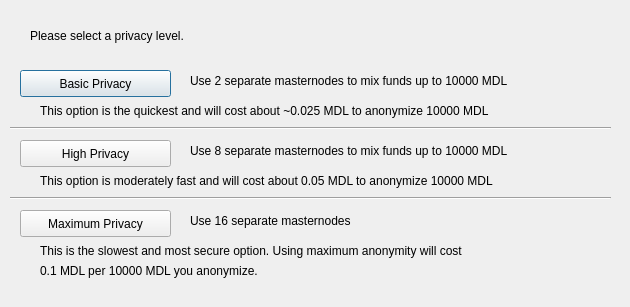
<?xml version="1.0" encoding="UTF-8"?>
<ui version="4.0">
 <class>ObfuscationConfig</class>
 <widget class="QDialog" name="ObfuscationConfig">
  <property name="geometry">
   <rect>
    <x>0</x>
    <y>0</y>
    <width>630</width>
    <height>307</height>
   </rect>
  </property>
  <property name="windowTitle">
   <string>Configure Obfuscation</string>
  </property>
  <widget class="QPushButton" name="buttonBasic">
   <property name="geometry">
    <rect>
     <x>20</x>
     <y>70</y>
     <width>151</width>
     <height>27</height>
    </rect>
   </property>
   <property name="text">
    <string>Basic Privacy</string>
   </property>
  </widget>
  <widget class="QPushButton" name="buttonHigh">
   <property name="geometry">
    <rect>
     <x>20</x>
     <y>140</y>
     <width>151</width>
     <height>27</height>
    </rect>
   </property>
   <property name="text">
    <string>High Privacy</string>
   </property>
  </widget>
  <widget class="QPushButton" name="buttonMax">
   <property name="geometry">
    <rect>
     <x>20</x>
     <y>210</y>
     <width>151</width>
     <height>27</height>
    </rect>
   </property>
   <property name="text">
    <string>Maximum Privacy</string>
   </property>
  </widget>
  <widget class="QLabel" name="label">
   <property name="geometry">
    <rect>
     <x>30</x>
     <y>20</y>
     <width>571</width>
     <height>31</height>
    </rect>
   </property>
   <property name="text">
    <string>Please select a privacy level.</string>
   </property>
  </widget>
  <widget class="QLabel" name="label_2">
   <property name="geometry">
    <rect>
     <x>190</x>
     <y>70</y>
     <width>421</width>
     <height>21</height>
    </rect>
   </property>
   <property name="text">
    <string>Use 2 separate masternodes to mix funds up to 10000 MDL</string>
   </property>
  </widget>
  <widget class="QLabel" name="label_3">
   <property name="geometry">
    <rect>
     <x>190</x>
     <y>140</y>
     <width>411</width>
     <height>21</height>
    </rect>
   </property>
   <property name="text">
    <string>Use 8 separate masternodes to mix funds up to 10000 MDL</string>
   </property>
  </widget>
  <widget class="QLabel" name="label_4">
   <property name="geometry">
    <rect>
     <x>190</x>
     <y>210</y>
     <width>421</width>
     <height>21</height>
    </rect>
   </property>
   <property name="text">
    <string>Use 16 separate masternodes</string>
   </property>
  </widget>
  <widget class="QLabel" name="label_6">
   <property name="geometry">
    <rect>
     <x>40</x>
     <y>100</y>
     <width>561</width>
     <height>21</height>
    </rect>
   </property>
   <property name="text">
    <string>This option is the quickest and will cost about ~0.025 MDL to anonymize 10000 MDL</string>
   </property>
  </widget>
  <widget class="QLabel" name="label_7">
   <property name="geometry">
    <rect>
     <x>40</x>
     <y>170</y>
     <width>561</width>
     <height>21</height>
    </rect>
   </property>
   <property name="text">
    <string>This option is moderately fast and will cost about 0.05 MDL to anonymize 10000 MDL</string>
   </property>
  </widget>
  <widget class="QLabel" name="label_8">
   <property name="geometry">
    <rect>
     <x>40</x>
     <y>240</y>
     <width>561</width>
     <height>21</height>
    </rect>
   </property>
   <property name="text">
    <string>This is the slowest and most secure option. Using maximum anonymity will cost</string>
   </property>
  </widget>
  <widget class="QLabel" name="label_9">
   <property name="geometry">
    <rect>
     <x>40</x>
     <y>260</y>
     <width>561</width>
     <height>21</height>
    </rect>
   </property>
   <property name="text">
    <string>0.1 MDL per 10000 MDL you anonymize.</string>
   </property>
  </widget>
  <widget class="Line" name="line">
   <property name="geometry">
    <rect>
     <x>10</x>
     <y>120</y>
     <width>601</width>
     <height>16</height>
    </rect>
   </property>
   <property name="orientation">
    <enum>Qt::Horizontal</enum>
   </property>
  </widget>
  <widget class="Line" name="line_2">
   <property name="geometry">
    <rect>
     <x>10</x>
     <y>190</y>
     <width>601</width>
     <height>16</height>
    </rect>
   </property>
   <property name="orientation">
    <enum>Qt::Horizontal</enum>
   </property>
  </widget>
 </widget>
 <resources/>
 <connections/>
</ui>
